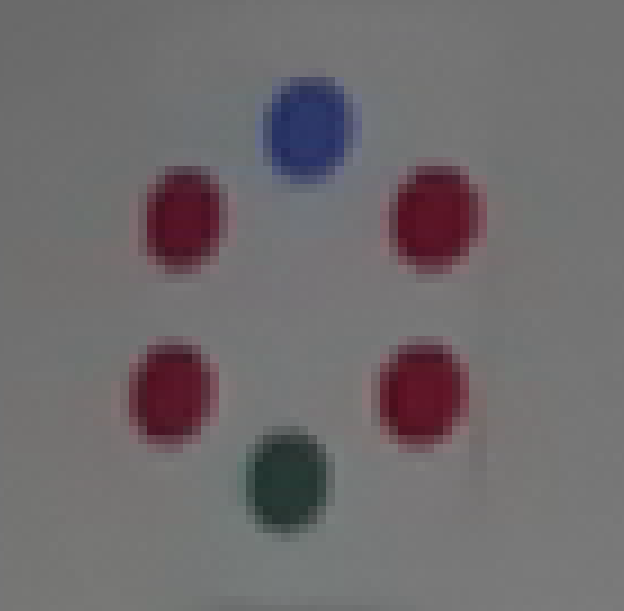
#> input picture sourcecode/TUNING/HexaTargets/11_1_1.png, 624 x 611 px
$ python -i functions.py   (imports and definitions only)   (older library calls are emulated)
#> lines starting #> are read from the running program, lines starting #| are printed output that depends on the picture; after the words box and inside, x2 and y2 are one past the last pixel; in counts of white or black regions, pixels touching at a corner belong together
"""
    HOLOGRAPHIC ACQUISITION RIG AUTOMATIC CALIBRATION
    ERWIN BAUERNSCHMITT, ALIAN HAIDAR, LUKE KIRKBY
"""

import math
import numpy as np
import cv2
import os
from PyQt6 import QtWidgets, uic
from PyQt6.QtGui import QPixmap, QImage
import json


class HexaTargetIdentifier:
    """ Uniquely identifies and labels HexTargets in the given image,
        Returns a list of HexTargets with details and a labelled image.
    """
    def __init__(self, image):
        self.image = image
        self.HexaTargets, self.labelled_image = self.run()


    def colour_segment_image(self, requested_colour):
            """ Segments image for requested colour.
                (requested_colour = "blue", "red", or "green")
            """
            image = self.image.copy()
            hsvimage = cv2.cvtColor(image, cv2.COLOR_BGR2HSV)

            # Defines threshold values where colours = {colour: [lower_hsv_threshold, upper_hsv_threshold]}
            # colours = {"blue": [[90,100,60],[130,255,255]], "red": [[169,100,60],[179,255,255]], "green": [[40,45,40],[90,255,255]]}
            colours = {"blue1":  [[ 98, 29,  0],[141,255,113]],
                        "blue2":  [[ 98, 97, 96],[130,255,255]],
                        "red1":   [[150, 35,  0],[179,255,150]],
                        "red2":   [[150,100,100],[179,255,223]],
                        "red3":   [[  0, 35, 60],[ 10,255,223]],
                        "green1": [[ 37,  0,  0],[102,160,100]],
                        "green2": [[ 37, 42,101],[ 91,255,168]]}

            # Creates thresholding mask.
            lower_hsv_threshold = np.array(colours[requested_colour][0])
            upper_hsv_threshold = np.array(colours[requested_colour][1])
            thresholding_mask = cv2.inRange(hsvimage, lower_hsv_threshold, upper_hsv_threshold)

            # Applies thresholding mask and binarizes result.
            segmented_image = cv2.bitwise_and(hsvimage, hsvimage, mask = thresholding_mask)
            segmented_image = cv2.cvtColor(segmented_image, cv2.COLOR_HSV2BGR)
            segmented_image = cv2.cvtColor(segmented_image, cv2.COLOR_BGR2GRAY)
            ret, segmented_image = cv2.threshold(segmented_image, 0, 255, cv2.THRESH_BINARY)

            return(segmented_image)


    def filter_components(self, red_segments, green_segments, blue_segments):
        """ Performs connected components analysis on a binarized image,
            Thresholds the components by their area,
            Returns all the dot-sized objects with their info.
        """

        min_area = 2
        max_area = 165

        red_components = []
        (red_numLabels, red_labels, red_stats, red_centroids) = cv2.connectedComponentsWithStats(red_segments, connectivity = 8, ltype = cv2.CV_32S)

        green_components = []
        (green_numLabels, green_labels, green_stats, green_centroids) = cv2.connectedComponentsWithStats(green_segments, connectivity = 8, ltype = cv2.CV_32S)

        blue_components = []
        (blue_numLabels, blue_labels, blue_stats, blue_centroids) = cv2.connectedComponentsWithStats(blue_segments, connectivity = 8, ltype = cv2.CV_32S)


        for i in range(1, blue_numLabels): #starts at 1 to exlude the background
            # Extract the connected component stats for the current label
            x = blue_stats[i, cv2.CC_STAT_LEFT]
            y = blue_stats[i, cv2.CC_STAT_TOP]
            w = blue_stats[i, cv2.CC_STAT_WIDTH]
            h = blue_stats[i, cv2.CC_STAT_HEIGHT]
            area = blue_stats[i, cv2.CC_STAT_AREA]
            (cX, cY) = blue_centroids[i]

            if (min_area <= area <= max_area) and (0.45 < w / h < 1.35):
                blue_component = [x,y,w,h,cX,cY,area,[0,0,255]]
                blue_components.append(blue_component)


        for i in range(1, red_numLabels): #starts at 1 to exlude the background
            # Extract the connected component stats for the current label
            x = red_stats[i, cv2.CC_STAT_LEFT]
            y = red_stats[i, cv2.CC_STAT_TOP]
            w = red_stats[i, cv2.CC_STAT_WIDTH]
            h = red_stats[i, cv2.CC_STAT_HEIGHT]
            area = red_stats[i, cv2.CC_STAT_AREA]
            (cX, cY) = red_centroids[i]

            if (min_area <= area <= max_area) and (0.3 < w / h < 1.7):
                red_component = [x,y,w,h,cX,cY,area,[255,0,0]]
                red_components.append(red_component)


        for i in range(1, green_numLabels): #starts at 1 to exlude the background
            # Extract the connected component stats for the current label
            x = green_stats[i, cv2.CC_STAT_LEFT]
            y = green_stats[i, cv2.CC_STAT_TOP]
            w = green_stats[i, cv2.CC_STAT_WIDTH]
            h = green_stats[i, cv2.CC_STAT_HEIGHT]
            area = green_stats[i, cv2.CC_STAT_AREA]
            (cX, cY) = green_centroids[i]

            if (min_area <= area <= max_area) and (0.3 < w / h < 1.7):
                green_component = [x,y,w,h,cX,cY,area,[0,255,0]]
                green_components.append(green_component)


        blue_refined = []
        # Only keeps blue components if they are the largest of their neighbours
        for index in range(len(blue_components)):
            current_component = blue_components.pop(index)
            nearby_components = []
            for component in blue_components:
                if np.absolute(component[4] - current_component[4]) <= 30:
                    if np.absolute(component[5] - current_component[5]) <= 40:
                        nearby_components.append(component)

            # Append current_component to blue_refined if its area is the greatest
            if all(current_component[6] >= component[6] for component in nearby_components):
                blue_refined.append(current_component)

            # Insert the current component back into blue_components at its correct index
            blue_components.insert(index, current_component)
        blue_components = blue_refined


        green_refined = []
        # Only keeps green components if they are close to a blue component and similar in size to the blue component
        for green_component in green_components:
            for blue_component in blue_components:
                if np.absolute(blue_component[4] - green_component[4]) <= 30:
                    if 0 < green_component[5] - blue_component[5] <= 60:
                        if 0.6 <= green_component[6] / blue_component[6] <= 1.5:
                            green_refined.append(green_component)
                            break  # Breaks the inner loop and moves to the next green component if a close blue component is found
        green_components = green_refined

        red_refined = []
        # Only keeps red components if they are close to a blue component and similar in size to the blue component
        for red_component in red_components:
            for blue_component in blue_components:
                if np.absolute(blue_component[4] - red_component[4]) <= 30:
                    if 0 < red_component[5] - blue_component[5] <= 60:
                        if 0.7 < red_component[6] / blue_component[6] < 1.6:
                            red_refined.append(red_component)
                            break  # Breaks the inner loop and moves to the next red component if a close blue component is found
        red_components = red_refined


        blue_refined = []
        # Only keeps blue components if they have at least six neighbours of similar size.
        for blue_component in blue_components:
            potential_HexaTarget = [blue_component]

            for green_component in green_components:
                if np.absolute(green_component[4] - blue_component[4]) <= 30:
                    if 0 < green_component[5] - blue_component[5] <= 60:
                        if 0 < green_component[6] / blue_component[6] < 2:
                            potential_HexaTarget.append(green_component)

            for red_component in red_components:
                if np.absolute(red_component[4] - blue_component[4]) <= 30:
                    if 0 < red_component[5] - blue_component[5] <= 60:
                        if 0.5 < red_component[6] / blue_component[6] < 1.8:
                            potential_HexaTarget.append(red_component)

            if (len(potential_HexaTarget) >= 6):
                blue_refined.append(blue_component)
        blue_components = blue_refined

        return red_components, green_components, blue_components


    def group_components_into_HexaTargets(self, all_dots):
        """ Groups components into HexaTargets spatially.
        """
        red_dots = all_dots[0]
        green_dots = all_dots[1]
        blue_dots = all_dots[2]

        HexaTargets = []

        # Groups dots into HexaTargets by spatial proximity.
        for blue_dot in blue_dots:
            new_HexaTarget = [blue_dot]

            for green_dot in green_dots:
                if np.absolute(green_dot[4] - blue_dot[4]) <= 40:
                    if 0 < green_dot[5] - blue_dot[5] <= 60:
                        new_HexaTarget.append(green_dot)

            for red_dot in red_dots:
                if np.absolute(red_dot[4] - blue_dot[4]) <= 40:
                    if 0 < red_dot[5] - blue_dot[5] <= 60:
                        new_HexaTarget.append(red_dot)

            if (len(new_HexaTarget) == 6):
                HexaTargets.append(new_HexaTarget)

            elif (len(new_HexaTarget) > 6):
                # If more than 5 dots are close to the blue dot, compute distances and keep only the 5 closest ones
                # Compute Euclidean distance from the blue dot to each other dot in new_HexaTarget
                distances = [((dot[4] - blue_dot[4]) ** 2 + (dot[5] - blue_dot[5]) ** 2) ** 0.5 for dot in new_HexaTarget]
                # Sort new_HexaTarget by these distances
                new_HexaTarget = [x for _, x in sorted(zip(distances, new_HexaTarget))]
                # Keep only the blue dot and the 5 closest other dots
                new_HexaTarget = new_HexaTarget[:6]
                HexaTargets.append(new_HexaTarget)

        # Final check for HexaTargets
        HexaTargets_refined = []
        for HexaTarget in HexaTargets:
            # Compute mean centroid
            mean_cX = sum(dot[4] for dot in HexaTarget) / 6
            mean_cY = sum(dot[5] for dot in HexaTarget) / 6

            # Compute distances from mean centroid to each dot's centroid
            distances_to_mean = [((dot[4] - mean_cX) ** 2 + (dot[5] - mean_cY) ** 2) ** 0.5 for dot in HexaTarget]

            # Compute mean distance
            mean_distance = sum(distances_to_mean) / 6

            # Check if all dots are within an acceptable range of the mean distance
            if all(0.7 * mean_distance <= distance <= 1.3 * mean_distance for distance in distances_to_mean):
                HexaTargets_refined.append(HexaTarget)

        return HexaTargets_refined


    # [35 lines left out: function group_dots_into_HexaTargets, not called in this run]


    def order_HexaTarget_dots(self, HexaTargets):
        """ Orders each HexaTarget's dots in clockwise direction.
        """
        ordered_HexaTargets = []

        for HexaTarget in HexaTargets:
            HexaTarget = HexaTarget.copy()

            blue = HexaTarget[0]
            blue_x_centroid = blue[4]
            blue_y_centroid = blue[5]
            HexaTarget.pop(0)

            # calculate angles relative to blue
            for point in HexaTarget:
                dx = point[4] - blue_x_centroid
                dy = point[5] - blue_y_centroid
                angle = math.atan2(dy, dx)
                point.append(angle)

            # sort the points in the HexaTarget by their angle
            HexaTarget.sort(key=lambda point: point[-1])

            # insert the blue point back into its original position
            HexaTarget.insert(0, blue)

            # remove angle from points data
            for point in HexaTarget[1:]:
                point.pop(-1)

            ordered_HexaTargets.append(HexaTarget)

        return ordered_HexaTargets


    def uniquely_identify_HexaTargets(self, ordered_HexaTargets):
        """ Appends a string to each HexaTarget, uniquely identifying its colour sequence.
        """
        uniquely_identified_HexaTargets = []

        for HexaTarget in ordered_HexaTargets:
            colour_sequence = ""
            for dot in HexaTarget[1:]:
                if dot[-1] == [0, 0, 255]:
                    colour_sequence += "B"
                if dot[-1] == [0, 255, 0]:
                    colour_sequence += "G"
                if dot[-1] == [255, 0, 0]:
                    colour_sequence += "R"
            HexaTarget.append(colour_sequence)
            uniquely_identified_HexaTargets.append(HexaTarget)

        return uniquely_identified_HexaTargets


    def uniquely_label_dots(self, uniquely_identified_HexaTargets):
        """ Draws coloured rectangles around each dot,
            Labels each dot with dot's number and HexaTarget's colour sequence.
        """
        labelled_image = self.image.copy()
        labelled_image = cv2.cvtColor(labelled_image, cv2.COLOR_BGR2RGB)

        # For each HexaTarget:
        for HexaTarget in uniquely_identified_HexaTargets:
            # For each dot:
            for i, dot in enumerate(HexaTarget[:-1], start=1):
                # Draws rectangles around each dot.
                labelled_image = cv2.rectangle(
                    img = labelled_image,
                    pt1 = (dot[0], dot[1]),
                    pt2 = (dot[0] + dot[2], dot[1] + dot[3]),
                    color = dot[-1],
                    thickness = 1
                )

                # Draws centroid point for each dot.
                cv2.circle(
                    img = labelled_image,
                    center = (round(dot[4]), round(dot[5])),  # centroid coordinates
                    radius = 1,
                    color = dot[-1],
                    thickness = -1
                )

                # Writes unique identifier above each dot.
                cv2.putText(
                    img = labelled_image,
                    text = f"{HexaTarget[-1]}_{i}",
                    org = (dot[0] - 15, dot[1]),
                    fontFace = cv2.FONT_HERSHEY_SIMPLEX,
                    fontScale = 0.3,
                    color = dot[-1],
                    thickness = 1
                )

        return labelled_image


    def run(self):
        """ Executes the HexTarget identification and labelling.
        """
        red_segments1 = self.colour_segment_image("red1")
        red_segments2 = self.colour_segment_image("red2")
        red_segments3 = self.colour_segment_image("red3")
        red_segments = cv2.bitwise_or(cv2.bitwise_or(red_segments1, red_segments2), red_segments3)
        green_segments1 = self.colour_segment_image("green1")
        green_segments2 = self.colour_segment_image("green2")
        green_segments = cv2.bitwise_or(green_segments1, green_segments2)
        blue_segments1 = self.colour_segment_image("blue1")
        blue_segments2 = self.colour_segment_image("blue2")
        blue_segments = cv2.bitwise_or(blue_segments1, blue_segments2)

        red_components, green_components, blue_components = self.filter_components(red_segments, green_segments, blue_segments)
        all_components = [red_components, green_components, blue_components]
        HexaTargets = self.group_components_into_HexaTargets(all_components)
        ordered_HexaTargets = self.order_HexaTarget_dots(HexaTargets)
        uniquely_identified_HexaTargets = self.uniquely_identify_HexaTargets(ordered_HexaTargets)
        labelled_image = self.uniquely_label_dots(uniquely_identified_HexaTargets)

        return uniquely_identified_HexaTargets, labelled_image

>>> import cv2
>>> picture = cv2.imread('TUNING/HexaTargets/11_1_1.png')
#> picture is the input picture: shape (611, 624, 3); mean B, G, R 108.9, 106.9, 111.1
>>> result = HexaTargetIdentifier(picture).run()
#> in colour_segment_image, `thresholding_mask = cv2.inRange(hsvimage, lower_hsv_threshold, upper_h..`:
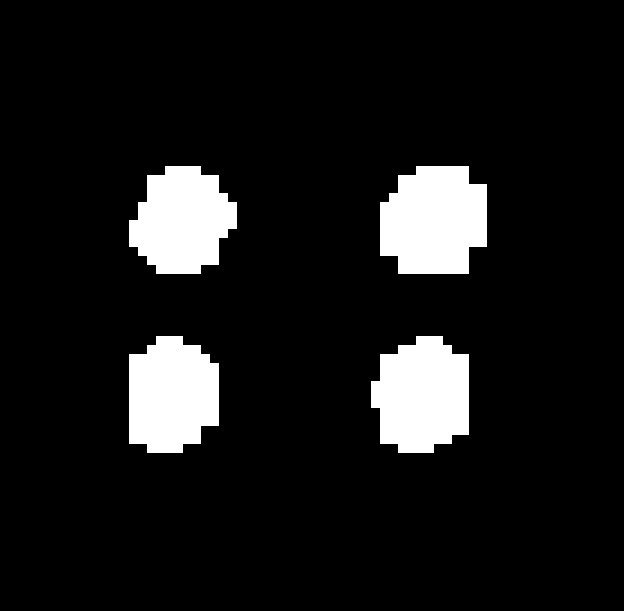
#> thresholding_mask: shape (611, 624); 9.5% white; 4 white regions, box (x1, y1, x2, y2) and area: (380, 166, 487, 274) 9693, (371, 336, 469, 453) 9153, (129, 336, 219, 453) 8748, (129, 166, 237, 274) 8586
#> in colour_segment_image, `segmented_image = cv2.cvtColor(segmented_image, cv2.COLOR_HSV2BGR)`:
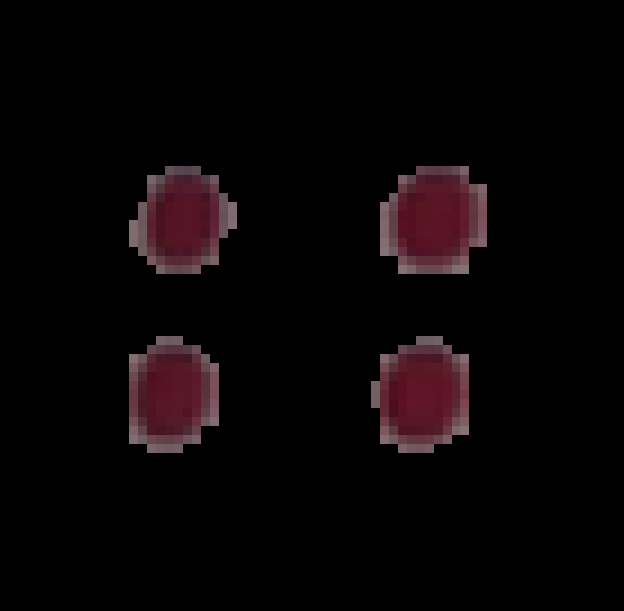
#> segmented_image: shape (611, 624, 3); mean B, G, R 5.7, 4.5, 9
#> in colour_segment_image, `segmented_image = cv2.cvtColor(segmented_image, cv2.COLOR_BGR2GRAY)`:
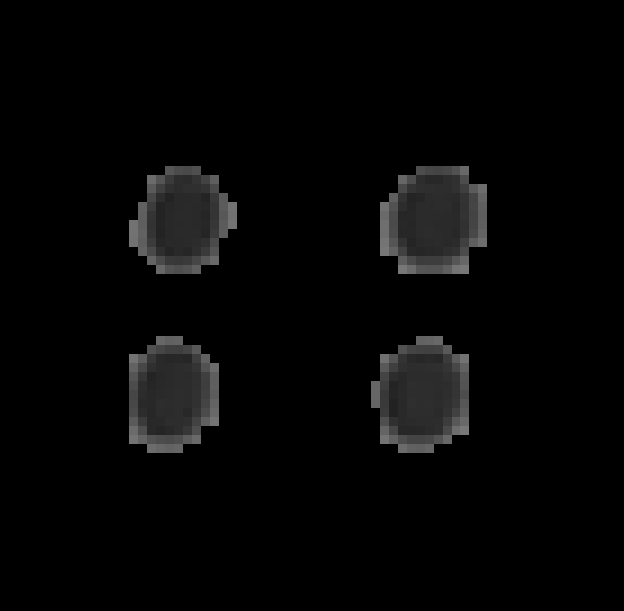
#> segmented_image: shape (611, 624); min 0, max 120, mean 6
#> call 2 of colour_segment_image, with requested_colour = 'red2'
#> in colour_segment_image (call 2), `thresholding_mask = cv2.inRange(hsvimage, lower_hsv_threshold, upper_h..`:
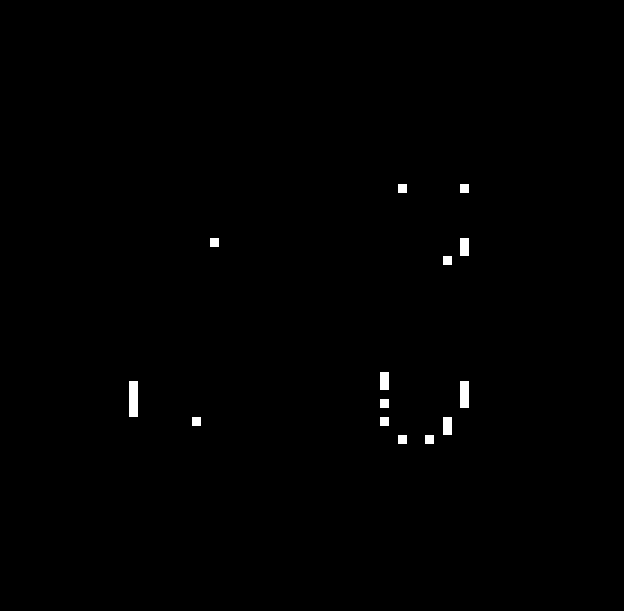
#> thresholding_mask: shape (611, 624); 0.47% white; 14 white regions, largest, box (x1, y1, x2, y2) and area: (129, 381, 138, 417) 324, (460, 381, 469, 408) 243, (460, 238, 469, 256) 162
#> call 4 of colour_segment_image, with requested_colour = 'green1'
#> in colour_segment_image (call 4), `thresholding_mask = cv2.inRange(hsvimage, lower_hsv_threshold, upper_h..`:
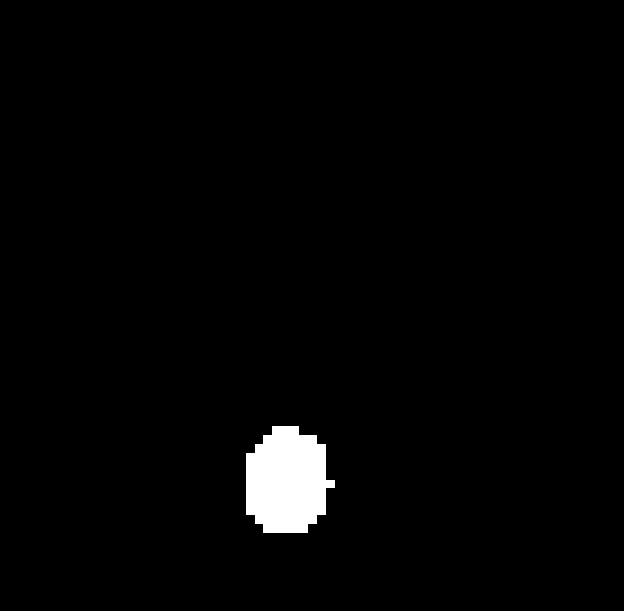
#> thresholding_mask: shape (611, 624); 1.9% white; 1 white region, box (x1, y1, x2, y2) and area: (246, 426, 335, 533) 7363
#> (the rest of the program and of its run is left out)
